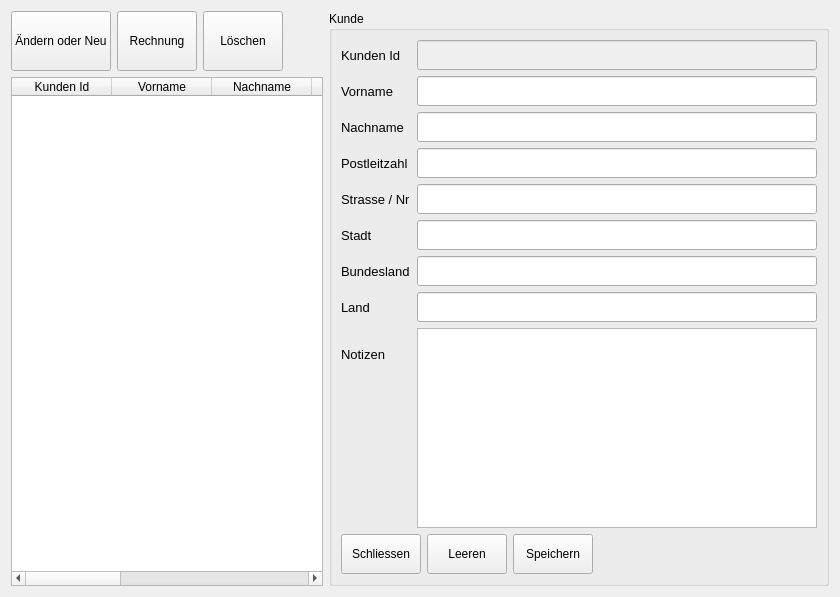
          <widget class="QWidget" name="PageCustomer">
           <property name="toolTipDuration">
            <number>0</number>
           </property>
           <layout class="QGridLayout" name="gridLayout_4">
            <item row="0" column="0">
             <layout class="QHBoxLayout" name="horizontalLayout_3">
              <item>
               <widget class="QPushButton" name="BtnEditNewCustomer">
                <property name="minimumSize">
                 <size>
                  <width>0</width>
                  <height>60</height>
                 </size>
                </property>
                <property name="text">
                 <string>Ändern oder Neu</string>
                </property>
               </widget>
              </item>
              <item>
               <widget class="QPushButton" name="BtnCreateInvoice">
                <property name="minimumSize">
                 <size>
                  <width>0</width>
                  <height>60</height>
                 </size>
                </property>
                <property name="text">
                 <string>Rechnung</string>
                </property>
               </widget>
              </item>
              <item>
               <widget class="QPushButton" name="BtnDeleteCustomer">
                <property name="minimumSize">
                 <size>
                  <width>0</width>
                  <height>60</height>
                 </size>
                </property>
                <property name="text">
                 <string>Löschen</string>
                </property>
               </widget>
              </item>
              <item>
               <spacer name="horizontalSpacer_2">
                <property name="orientation">
                 <enum>Qt::Horizontal</enum>
                </property>
                <property name="sizeHint" stdset="0">
                 <size>
                  <width>40</width>
                  <height>20</height>
                 </size>
                </property>
               </spacer>
              </item>
             </layout>
            </item>
            <item row="1" column="0">
             <widget class="QTableWidget" name="tableWidgetCustomer">
              <property name="editTriggers">
               <set>QAbstractItemView::NoEditTriggers</set>
              </property>
              <property name="selectionBehavior">
               <enum>QAbstractItemView::SelectRows</enum>
              </property>
              <attribute name="verticalHeaderVisible">
               <bool>false</bool>
              </attribute>
              <column>
               <property name="text">
                <string>Kunden Id</string>
               </property>
              </column>
              <column>
               <property name="text">
                <string>Vorname</string>
               </property>
              </column>
              <column>
               <property name="text">
                <string>Nachname</string>
               </property>
              </column>
              <column>
               <property name="text">
                <string>Postleitzahl</string>
               </property>
              </column>
              <column>
               <property name="text">
                <string>Strasse</string>
               </property>
              </column>
              <column>
               <property name="text">
                <string>Stadt</string>
               </property>
              </column>
              <column>
               <property name="text">
                <string>Bundesland</string>
               </property>
              </column>
              <column>
               <property name="text">
                <string>Land</string>
               </property>
              </column>
              <column>
               <property name="text">
                <string>Notizen</string>
               </property>
              </column>
             </widget>
            </item>
            <item row="0" column="1" rowspan="2">
             <widget class="QGroupBox" name="groupBoxCustomer">
              <property name="minimumSize">
               <size>
                <width>500</width>
                <height>0</height>
               </size>
              </property>
              <property name="title">
               <string>Kunde</string>
              </property>
              <layout class="QGridLayout" name="gridLayout_8">
               <item row="0" column="0">
                <layout class="QFormLayout" name="formLayout">
                 <item row="0" column="0">
                  <widget class="QLabel" name="label_6">
                   <property name="minimumSize">
                    <size>
                     <width>0</width>
                     <height>30</height>
                    </size>
                   </property>
                   <property name="font">
                    <font>
                     <pointsize>10</pointsize>
                    </font>
                   </property>
                   <property name="text">
                    <string>Kunden Id</string>
                   </property>
                  </widget>
                 </item>
                 <item row="0" column="1">
                  <widget class="QLineEdit" name="lineEditCustomerId">
                   <property name="enabled">
                    <bool>false</bool>
                   </property>
                   <property name="minimumSize">
                    <size>
                     <width>0</width>
                     <height>30</height>
                    </size>
                   </property>
                  </widget>
                 </item>
                 <item row="1" column="0">
                  <widget class="QLabel" name="label_8">
                   <property name="minimumSize">
                    <size>
                     <width>0</width>
                     <height>30</height>
                    </size>
                   </property>
                   <property name="font">
                    <font>
                     <pointsize>10</pointsize>
                    </font>
                   </property>
                   <property name="text">
                    <string>Vorname</string>
                   </property>
                  </widget>
                 </item>
                 <item row="1" column="1">
                  <widget class="QLineEdit" name="lineEditForename">
                   <property name="minimumSize">
                    <size>
                     <width>0</width>
                     <height>30</height>
                    </size>
                   </property>
                  </widget>
                 </item>
                 <item row="2" column="0">
                  <widget class="QLabel" name="label_9">
                   <property name="minimumSize">
                    <size>
                     <width>0</width>
                     <height>30</height>
                    </size>
                   </property>
                   <property name="font">
                    <font>
                     <pointsize>10</pointsize>
                    </font>
                   </property>
                   <property name="text">
                    <string>Nachname</string>
                   </property>
                  </widget>
                 </item>
                 <item row="2" column="1">
                  <widget class="QLineEdit" name="lineEditLastname">
                   <property name="minimumSize">
                    <size>
                     <width>0</width>
                     <height>30</height>
                    </size>
                   </property>
                  </widget>
                 </item>
                 <item row="3" column="0">
                  <widget class="QLabel" name="label_10">
                   <property name="minimumSize">
                    <size>
                     <width>0</width>
                     <height>30</height>
                    </size>
                   </property>
                   <property name="font">
                    <font>
                     <pointsize>10</pointsize>
                    </font>
                   </property>
                   <property name="text">
                    <string>Postleitzahl</string>
                   </property>
                  </widget>
                 </item>
                 <item row="3" column="1">
                  <widget class="QLineEdit" name="lineEditAreaCode">
                   <property name="minimumSize">
                    <size>
                     <width>0</width>
                     <height>30</height>
                    </size>
                   </property>
                  </widget>
                 </item>
                 <item row="4" column="0">
                  <widget class="QLabel" name="label_11">
                   <property name="minimumSize">
                    <size>
                     <width>0</width>
                     <height>30</height>
                    </size>
                   </property>
                   <property name="font">
                    <font>
                     <pointsize>10</pointsize>
                    </font>
                   </property>
                   <property name="text">
                    <string>Strasse / Nr</string>
                   </property>
                  </widget>
                 </item>
                 <item row="4" column="1">
                  <widget class="QLineEdit" name="lineEditStreet">
                   <property name="minimumSize">
                    <size>
                     <width>0</width>
                     <height>30</height>
                    </size>
                   </property>
                  </widget>
                 </item>
                 <item row="5" column="0">
                  <widget class="QLabel" name="label_12">
                   <property name="minimumSize">
                    <size>
                     <width>0</width>
                     <height>30</height>
                    </size>
                   </property>
                   <property name="font">
                    <font>
                     <pointsize>10</pointsize>
                    </font>
                   </property>
                   <property name="text">
                    <string>Stadt</string>
                   </property>
                  </widget>
                 </item>
                 <item row="5" column="1">
                  <widget class="QLineEdit" name="lineEditCity">
                   <property name="minimumSize">
                    <size>
                     <width>0</width>
                     <height>30</height>
                    </size>
                   </property>
                  </widget>
                 </item>
                 <item row="6" column="0">
                  <widget class="QLabel" name="label_13">
                   <property name="minimumSize">
                    <size>
                     <width>0</width>
                     <height>30</height>
                    </size>
                   </property>
                   <property name="font">
                    <font>
                     <pointsize>10</pointsize>
                    </font>
                   </property>
                   <property name="text">
                    <string>Bundesland</string>
                   </property>
                  </widget>
                 </item>
                 <item row="6" column="1">
                  <widget class="QLineEdit" name="lineEditState">
                   <property name="minimumSize">
                    <size>
                     <width>0</width>
                     <height>30</height>
                    </size>
                   </property>
                  </widget>
                 </item>
                 <item row="7" column="0">
                  <widget class="QLabel" name="label_14">
                   <property name="minimumSize">
                    <size>
                     <width>0</width>
                     <height>30</height>
                    </size>
                   </property>
                   <property name="font">
                    <font>
                     <pointsize>10</pointsize>
                    </font>
                   </property>
                   <property name="text">
                    <string>Land</string>
                   </property>
                  </widget>
                 </item>
                 <item row="7" column="1">
                  <widget class="QLineEdit" name="lineEditNation">
                   <property name="minimumSize">
                    <size>
                     <width>0</width>
                     <height>30</height>
                    </size>
                   </property>
                  </widget>
                 </item>
                 <item row="8" column="0">
                  <widget class="QLabel" name="label_15">
                   <property name="minimumSize">
                    <size>
                     <width>0</width>
                     <height>30</height>
                    </size>
                   </property>
                   <property name="font">
                    <font>
                     <pointsize>10</pointsize>
                    </font>
                   </property>
                   <property name="text">
                    <string>Notizen</string>
                   </property>
                  </widget>
                 </item>
                 <item row="8" column="1">
                  <widget class="QPlainTextEdit" name="plainTextEditNote">
                   <property name="minimumSize">
                    <size>
                     <width>0</width>
                     <height>200</height>
                    </size>
                   </property>
                  </widget>
                 </item>
                </layout>
               </item>
               <item row="1" column="0">
                <layout class="QHBoxLayout" name="horizontalLayout_14">
                 <item>
                  <widget class="QPushButton" name="BtnCloseCustomer">
                   <property name="minimumSize">
                    <size>
                     <width>0</width>
                     <height>40</height>
                    </size>
                   </property>
                   <property name="text">
                    <string>Schliessen</string>
                   </property>
                  </widget>
                 </item>
                 <item>
                  <widget class="QPushButton" name="BtnClearCustomerFields">
                   <property name="minimumSize">
                    <size>
                     <width>0</width>
                     <height>40</height>
                    </size>
                   </property>
                   <property name="text">
                    <string>Leeren</string>
                   </property>
                  </widget>
                 </item>
                 <item>
                  <widget class="QPushButton" name="BtnSaveCustomer">
                   <property name="minimumSize">
                    <size>
                     <width>0</width>
                     <height>40</height>
                    </size>
                   </property>
                   <property name="text">
                    <string>Speichern</string>
                   </property>
                  </widget>
                 </item>
                 <item>
                  <spacer name="horizontalSpacer_10">
                   <property name="orientation">
                    <enum>Qt::Horizontal</enum>
                   </property>
                   <property name="sizeHint" stdset="0">
                    <size>
                     <width>40</width>
                     <height>20</height>
                    </size>
                   </property>
                  </spacer>
                 </item>
                </layout>
               </item>
              </layout>
             </widget>
            </item>
           </layout>
          </widget>
